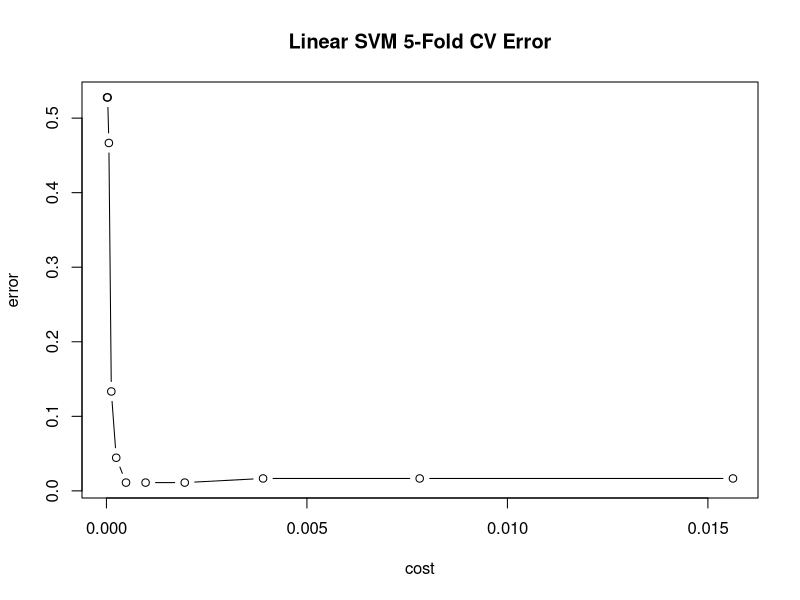
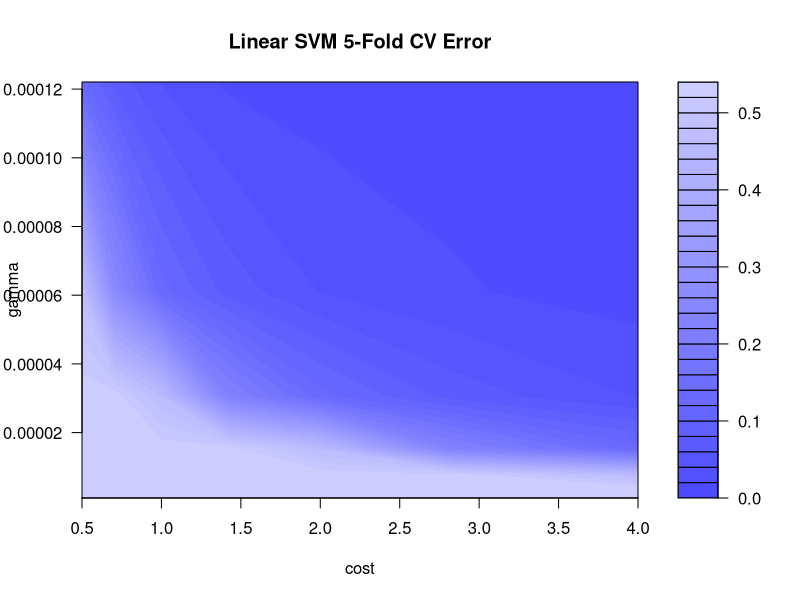
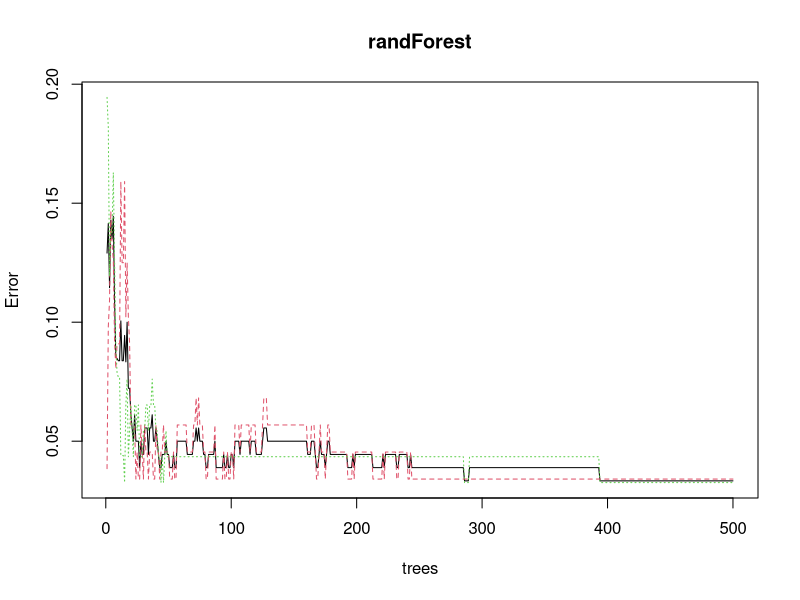
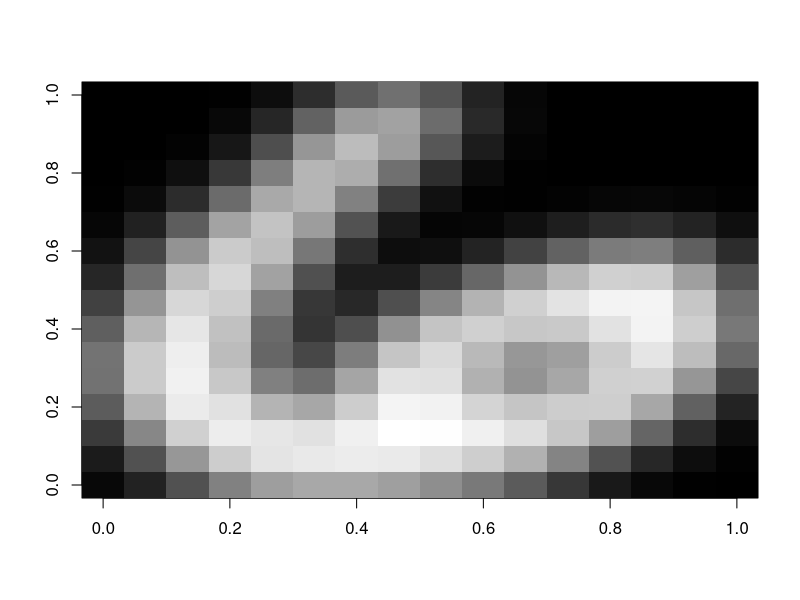
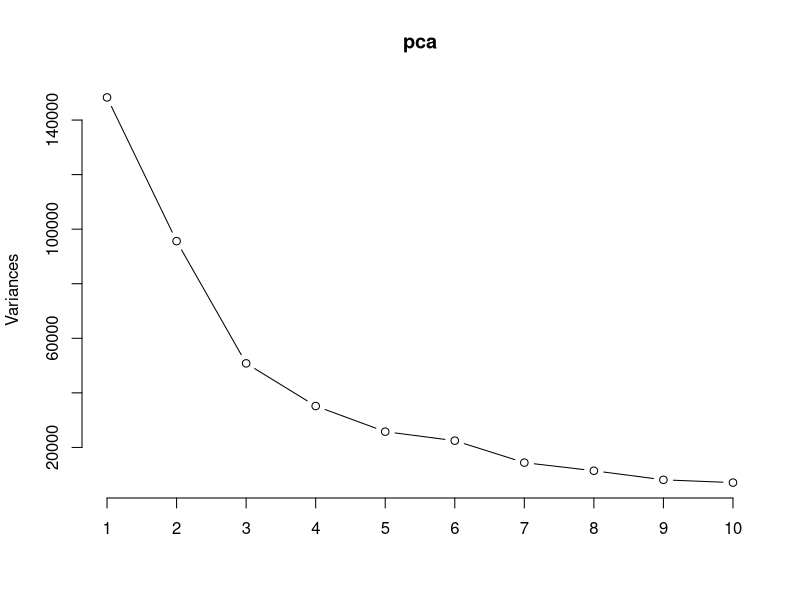
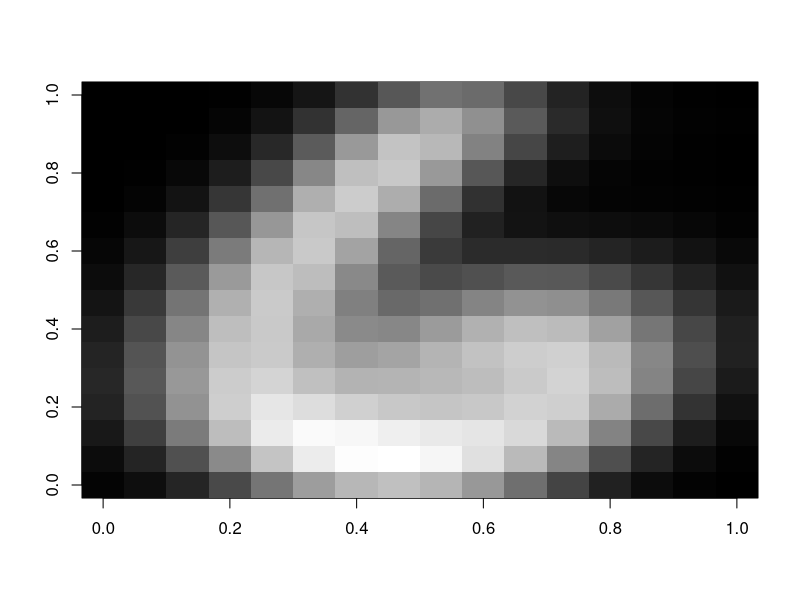
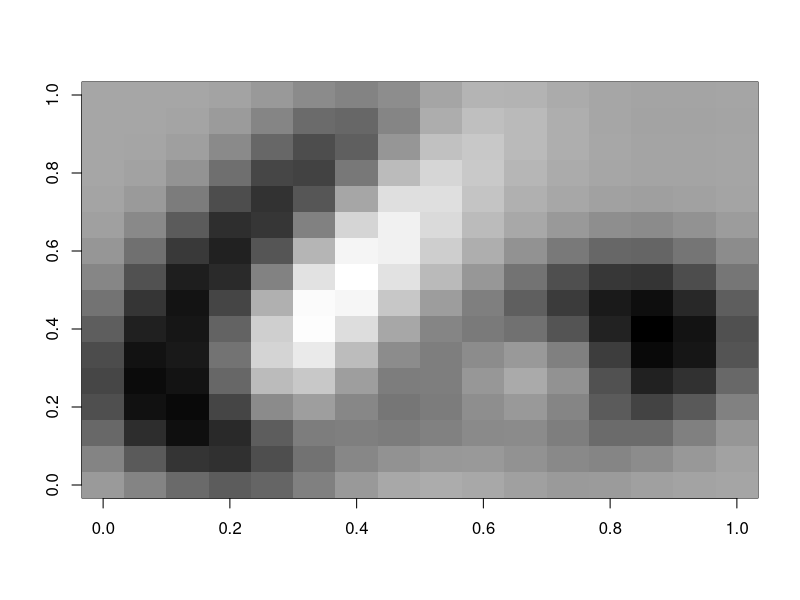
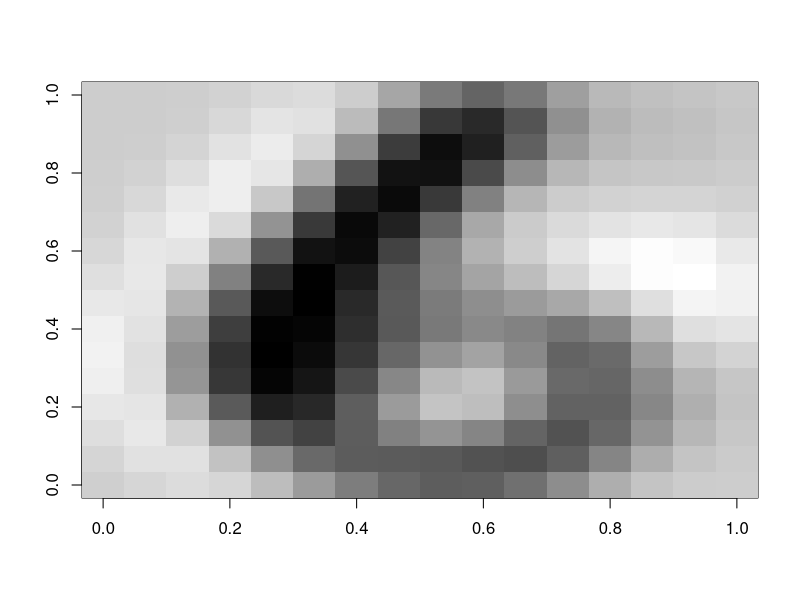

These charts were generated, in order, by the following R code:
#####CDSS Intermediate R + Machine Learning Tutorial 4/22/15
#####Eli Ben-Michael

###set working directory
#use this call to see the current working directory
getwd()
#change working directory to where titanic test and train data are
setwd("C:/Users/Eli/Documents/Columbia/CDSS/Inter R")
#alternatively, go to Session > Set working Directory > Choose Directory...

#####################SUPERVISED LEARNING########################################
#############Classification
#Let's load in the data
#load data
data <- read.table("uspsdata.txt", sep = "\t", header=FALSE)
#load labels
labels <- read.table("uspscl.txt", sep = "\t", header=FALSE)
#convert labels to logical
labels <- labels == 1

##split into test and training data
#choose 10% of the data randomly for testing
ind <- sample(nrow(data),floor(nrow(data)/10))
#make training and test sets
train <- data[-ind,]
train.lab <- labels[-ind,]
test <- data[ind,]
test.lab <- labels[ind,]



###Q: What is this data?
##A: Images!
#helper rotation function
rot <- function(m) t(m)[,nrow(m):1]
#Make a function to show the image
plotImg <- function(x) {
  #convert from row of data frame to numeric vector
  x <- as.numeric(x)
  #convert to matrix
  mat <- matrix(x,16,16,byrow = TRUE)
  #use image function with grey scale
  image(rot(mat),col = grey((0:256) / 256))
}   

######SVM
#install package
install.packages("e1071")
#load library
library("e1071")

###Linear SVM
##Linear SVM has 1 parameter: cost. We need to find a good value for this
#tune the SVM
costs <- 2^(seq(-16,-6,1))

linear <- tune("svm",train,train.lab,ranges = list(cost = costs),kernel = "linear",
                  type = "C-classification",tune.control = tune.control(
                    sampling = "cross",cross = 5))
plot(linear, main="Linear SVM 5-Fold CV Error")
summary(linear)
#Which value of cost was the best?
cost.linear <- linear$best.model$cost
#train an SVM on all of the training data with this cost
linear.final <- svm(train,train.lab,cost = cost.linear,kernel="linear",
                    type = "C")
#Check our training error
prediction <- predict(linear.final,test)
misClass.linear <- sum(prediction != test.lab) / length(test.lab)
misClass.linear
#That's good test error! 

###RBF Kernel SVM
#Kernel Explanation video: https://www.youtube.com/watch?v=3liCbRZPrZA
##RBF Kernel SVM has two parameters: cost, and gamma. Let's do the same thing
##to find good values for these
costs <- 2^(seq(-1,2,.5))
gammas <- 2^(seq(-20,-13,1))
rbf <- tune("svm",train,train.lab,ranges = list(cost = costs,gamma = gammas),
              kernel = "radial", type = "C-classification",
              tune.control = tune.control(sampling = "cross",cross = 5))
plot(rbf,main = "Linear SVM 5-Fold CV Error")
summary(rbf)
#What cost,gamma pair was the best?
cost.rbf <- rbf$best.model$cost
gamma.rbf <- rbf$best.model$gamma
#The best coast,gamma pair is below
#cost.rbf <- 4 
#gamma.rbf <- 0.0001220703

#train and SVM with all of the training data
rbf.final <- svm(train,train.lab,cost = cost.rbf,gamma = gamma.rbf,
                  kernel="radial",type = "C")
#Check our training error
prediction <- predict(rbf.final,test)
misClass.rbf <- sum(prediction != test.lab) / length(test.lab)
misClass.rbf



######Random Forest
#install package
install.packages('randomForest')
#load library
library('randomForest')

##fit a random forest
#use as.factor() to force randomForest to do classification
randForest <- randomForest(train,as.factor(train.lab),type = "C")
#take a look at how the number of trees affects the error
plot(randForest)

##predict our training labels and see our error rate
prediction <- predict(randForest,test)
misClass.randForest <- sum(prediction != test.lab) / length(test.lab)
misClass.randForest


#########################UNSUPERVISED LEARNING################################
##############Dimensionality Reduction
######PCA
##Prepare the data
#Extract the 6s
sixes <- data[labels,]
#look at a six
plotImg(sixes[1,])

##Do PCA
pca <- prcomp(sixes,retx=TRUE)
#Plot the eigenvalues of the covariance matrix
plot(pca,type="l")
#Look at the summary
summary(pca)
##Some plots
#What does the average 6 look like?
plotImg(pca$center)
#Look at the first few "eigen-sixes"
plotImg(pca$rotation[,1])
plotImg(pca$rotation[,2])
plotImg(pca$rotation[,3])

##########Clustering
#####K-Means
##Cool visualization of K-means: http://www.naftaliharris.com/blog/visualizing-k-means-clustering/
####Let's generate some 2-d data
library(MASS)
###generate dataset with 3 multivariate random normal distributions

dat <- rbind(mvrnorm(150,c(0,0),diag(2)), #mean 0, identity covariance
             mvrnorm(50,c(3,3),matrix(c(1,-.5,-.5,1),ncol = 2,byrow = T)),
             mvrnorm(200,c(-5,1),matrix(c(1,.8,.8,1),ncol = 2,byrow = T)))
color.true <- c(rep(1,150),rep(2,50),rep(3,200))
##plot data
plot(dat,ylab='',xlab='',col=color.true)
##run k means and see how data is clustered
clusters <- kmeans(dat,3)
#plot data with clusters
plot(dat,ylab='',xlab='',col=clusters$cluster)
#notice how we get different clusters with each restart
#there are multiple ways for k-means to converge
#try k means with more clusters
clusters <- kmeans(dat,5)
#plot data with clusters
plot(dat,ylab='',xlab='',col=clusters$cluster)
